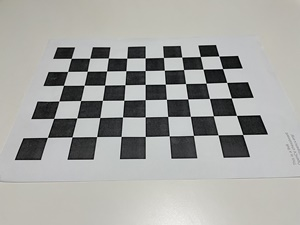
#> input picture camera calibration/down.jpeg, 300 x 225 px, given as the content of the folder calibration, which was not available
$ python main.py
#> lines starting #> are read from the running program, lines starting #| are printed output that depends on the picture; after the words box and inside, x2 and y2 are one past the last pixel; in counts of white or black regions, pixels touching at a corner belong together; long printed decimals are rounded; pictures that were not available may be replaced by others from this repository, and a replacement may not be noted
import numpy as np
import cv2
import glob
import open3d as o3d

supervise_mode = True

# Your information here
name = '신승희'
student_id = '2018102114'

if supervise_mode:
    print('name:%s id:%s'%(name, student_id))

# ====================================================================================
# Camera calibration
# ====================================================================================
# Set directory path (images capturing check pattern)
# Example) calibration_dir_path = 'calibration/*.png'
calibration_dir_path = 'calibration/*.jpeg'
calibration_images = glob.glob(calibration_dir_path)

# intrinsic parameters and distortion coefficient
# With these parameter, you can get undistorted image and new intrinsic parameter of them (K_undist)
K = np.array([], dtype=np.float32)
dist = np.array([], dtype=np.float32)
# new matrix for undistorted intrinsic parameter
K_undist = np.array([], dtype=np.float32)

# Your code here
# Goals
# 1. Get camera intrinsic parameters from your captured images K, dist, K_undist
# 2. Try to get undistorted images by warping captured images using K_undist
# reference: https://docs.opencv.org/master/dc/dbb/tutorial_py_calibration.html

# ****************************** Your code here (M-1) ******************************
criteria = (cv2.TERM_CRITERIA_EPS + cv2.TERM_CRITERIA_MAX_ITER, 24, 0.001)
objp = np.zeros((6*9,3), np.float32)
objp[:,:2] = np.mgrid[0:9,0:6].T.reshape(-1,2)
objpoints = []
imgpoints = []

for fname in calibration_images:
    img = cv2.imread(fname)
#> img is the input picture: shape (225, 300, 3); mean B, G, R 162.5, 165.6, 165.5
    gray = cv2.cvtColor(img, cv2.COLOR_BGR2GRAY)
    ret, corners = cv2.findChessboardCorners(gray, (9,6), None)
#> ret = True; corners = 54 rows, first 8: [71.27, 58.38], [89.74, 58.23], [108.4, 58.07], [126.7, 58.19], [145.2, 57.94], [163.4, 57.5], [181.7, 57.09], [200.3, 56.49]
    if ret == True:
        objpoints.append(objp)
        corners2 = cv2.cornerSubPix(gray,corners, (11,11), (-1,-1), criteria)
#> corners2 = 54 rows, first 8: [72.34, 55.19], [89.97, 56.55], [108.9, 55.37], [126.6, 56.38], [145.3, 55.89], [163.1, 55.15], [181.7, 55.34], [199.4, 53.61]
        imgpoints.append(corners)
        img = cv2.drawChessboardCorners(img, (9,6), corners2, ret)
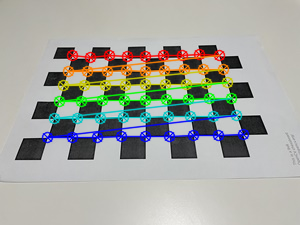
#> img: shape (225, 300, 3); 13.66% of pixels changed, all inside (x1, y1, x2, y2) = (41, 48, 250, 144)
        cv2.imshow('img', img)
        cv2.waitKey(500)
ret, K, dist, rvecs, tvecs = cv2.calibrateCamera(objpoints, imgpoints, gray.shape[::-1], None, None)
#> ret = 0.746; K = [[145.9, 0, 150.4], [0, 127.1, 106.8], [0, 0, 1]]; dist = [[0.276, -0.852, -0.017, -0.00184, 0.908]]; rvecs = ([-0.43, 0.0113, -0.0168],); tvecs = ([-4.29, -3.04, 8.28],)
cv2.destroyAllWindows()

img = cv2.imread('calibration/near_front.jpeg')
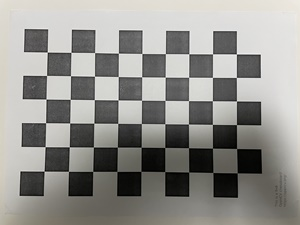
#> input picture camera calibration/near_front.jpeg, 300 x 225 px, given as the content of the folder calibration, which was not available
#> img is the input picture: shape (225, 300, 3); mean B, G, R 141.1, 145.2, 146.1
h,  w = img.shape[:2]
#> h = 225; w = 300
K_undist, roi=cv2.getOptimalNewCameraMatrix(K,dist,(w,h),1,(w,h))
#> K_undist = [[182.6, 0, 148.4], [0, 137.6, 105.8], [0, 0, 1]]; roi = (103, 73, 92, 64)
# **********************************************************************************

if supervise_mode:
    print('1-1. Calibration: K matrix')
    print(K)
#| [[145.938   0.         150.405]
#|  [  0.         127.149 106.833]
#|  [  0.           0.           1.        ]]
    print('1-2. Calibration: distortion coefficients')
    print(dist)
#| [[ 0.2756 -0.8519 -0.01696 -0.001837  0.9076]]
    print('1-3. Calibration: Undistorted K matrix')
    print(K_undist)
#| [[182.626     0.         148.387]
#|  [  0.         137.598 105.825]
#|  [  0.           0.           1.        ]]
    for fname in calibration_images:
        img = cv2.imread(fname)
        gray = cv2.cvtColor(img, cv2.COLOR_BGR2GRAY)
        h, w = img.shape[:2]
        img_undist = cv2.undistort(gray, K, dist, None, K_undist)
        cv2.imshow('undistorted image', img_undist)
        cv2.waitKey(0)

# ====================================================================================
# load stereo images (Left and Right)
# ====================================================================================
#  set your left and right images
# Example
# imgL = cv2.imread('stereo/left.png')
# imgR = cv2.imread('stereo/right.png')

imgL = cv2.imread('stereo/left.jpeg')
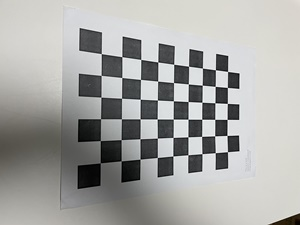
#> input picture camera calibration/left.jpeg, 300 x 225 px, found by its file name
#> imgL is the input picture: shape (225, 300, 3); mean B, G, R 164.5, 166.9, 166.7
imgR = cv2.imread('stereo/right.jpeg')
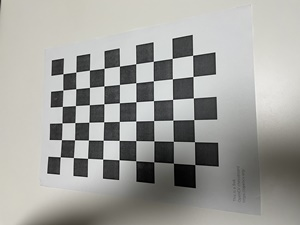
#> input picture camera calibration/right.jpeg, 300 x 225 px, found by its file name
#> imgR is the input picture: shape (225, 300, 3); mean B, G, R 156.9, 161.1, 161.3

# convert to grayscale
grayL = cv2.cvtColor(imgL, cv2.COLOR_BGR2GRAY)
grayR = cv2.cvtColor(imgR, cv2.COLOR_BGR2GRAY)

# Convert to undistorted images
# imgLU: undistorted image of imgL
# imgRU: undistorted image of imgR
# grayLU: undistorted image of grayL
# grayRU: undistorted image of grayR
imgLU = np.array([])
imgRU = np.array([])
grayLU = np.array([])
grayRU = np.array([])

# undistorted images
# ****************************** Your code here (M-2) ******************************

imgLU = cv2.undistort(imgL, K, dist, None, K_undist)
imgRU = cv2.undistort(imgR, K, dist, None, K_undist)
grayLU = cv2.undistort(grayL, K, dist, None, K_undist)
grayRU = cv2.undistort(grayR, K, dist, None, K_undist)

# **********************************************************************************

if supervise_mode:
    cv2.imshow('rgb undistorted', cv2.hconcat([imgLU, imgRU]))
    cv2.imshow('gray undistorted', cv2.hconcat([grayLU, grayRU]))
# ====================================================================================
# stereo matching (Dense matching)
# ====================================================================================
# Goals
#  1. Get disparity map (8 bit unsigned)
#  Note. The output of disparity function (StereoBM, etc.) is 16-bit
#
# reference: https://vovkos.github.io/doxyrest-showcase/opencv/sphinx_rtd_theme/page_tutorial_py_depthmap.html
#
disp8 = np.array([], np.uint8)

# ****************************** Your code here (M-3) ******************************

import numpy as np
import cv2
from matplotlib import pyplot as plt

stereo = cv2.StereoBM_create(numDisparities=16, blockSize=15)
disparity = stereo.compute(grayLU, grayRU)
disp8 = disparity.astype('uint8')
plt.imshow(disparity,'gray')
plt.show()

# **********************************************************************************

if supervise_mode:
    imgLU[disp8 < 1, :] = 0  # min value -> 0
    imgLU[disp8 > 239, :] = 0  # max value -> 0
    cv2.imshow('disparity', disp8)
    cv2.imshow('Left Post-processing', imgLU)
    cv2.waitKey(0)

# ====================================================================================
# Visualization
# ====================================================================================
# In advance, you should install open3D (open3d.org)
# pip install open3d
#

pcd = o3d.geometry.PointCloud()

#  pc_points: array(Nx3), each row composed with x, y, z in the 3D coordinate
#  pc_color: array(Nx3), each row composed with R G,B in the rage of 0~1
pc_points = np.array([], np.float32)
pc_color = np.array([], np.float32)

# 3D reconstruction
# Concatenate pc_points and pc_color
# ****************************** Your code here (M-4) ******************************
h, w = imgLU.shape[:2]
focal_length = 0.08 * w
#> focal_length = 24

Q = np.float32([[1,0,0,-0.5*w],
    [0,-1,0,0.5*h],
    [0,0,focal_length*0.05,0],
    [0,0,0,1]])

points_3D = cv2.reprojectImageTo3D(disp8, Q)
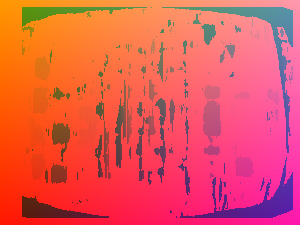
#> points_3D: shape (225, 300, 3) float32; mean of channels 0, 1, 2 -0.5, 0.5, 247.1; drawn with min black and max white
colors = cv2.cvtColor(imgLU, cv2.COLOR_BGR2RGB)/255

mask_map = disp8 > disp8.min()
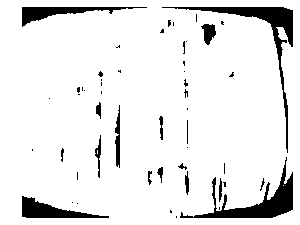
#> mask_map: shape (225, 300) bool; 91.1% white; 51 black regions (34 under 20 px), largest, box (x1, y1, x2, y2) and area: (180, 157, 293, 218) 1631, (162, 7, 293, 153) 1597, (22, 196, 109, 218) 834
mask_map = disp8 < disp8.max()
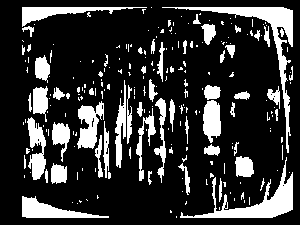
#> mask_map: shape (225, 300) bool; 20.5% white; 229 white regions (172 under 20 px), largest, box (x1, y1, x2, y2) and area: (162, 7, 293, 153) 1803, (180, 157, 293, 218) 1651, (22, 196, 109, 218) 843
pc_points = points_3D[mask_map]
pc_color = colors[mask_map]

# **********************************************************************************

#  add position and color to point cloud
pcd.points = o3d.utility.Vector3dVector(pc_points)
pcd.colors = o3d.utility.Vector3dVector(pc_color)
o3d.visualization.draw_geometries([pcd],
                                  zoom=0.0412,
                                  front=[0.4257, -0.2125, -0.8795],
                                  lookat=[2.6172, 2.0475, 1.532],
                                  up=[-0.0694, -0.9768, 0.2024])
cv2.destroyAllWindows()

#  end of code
